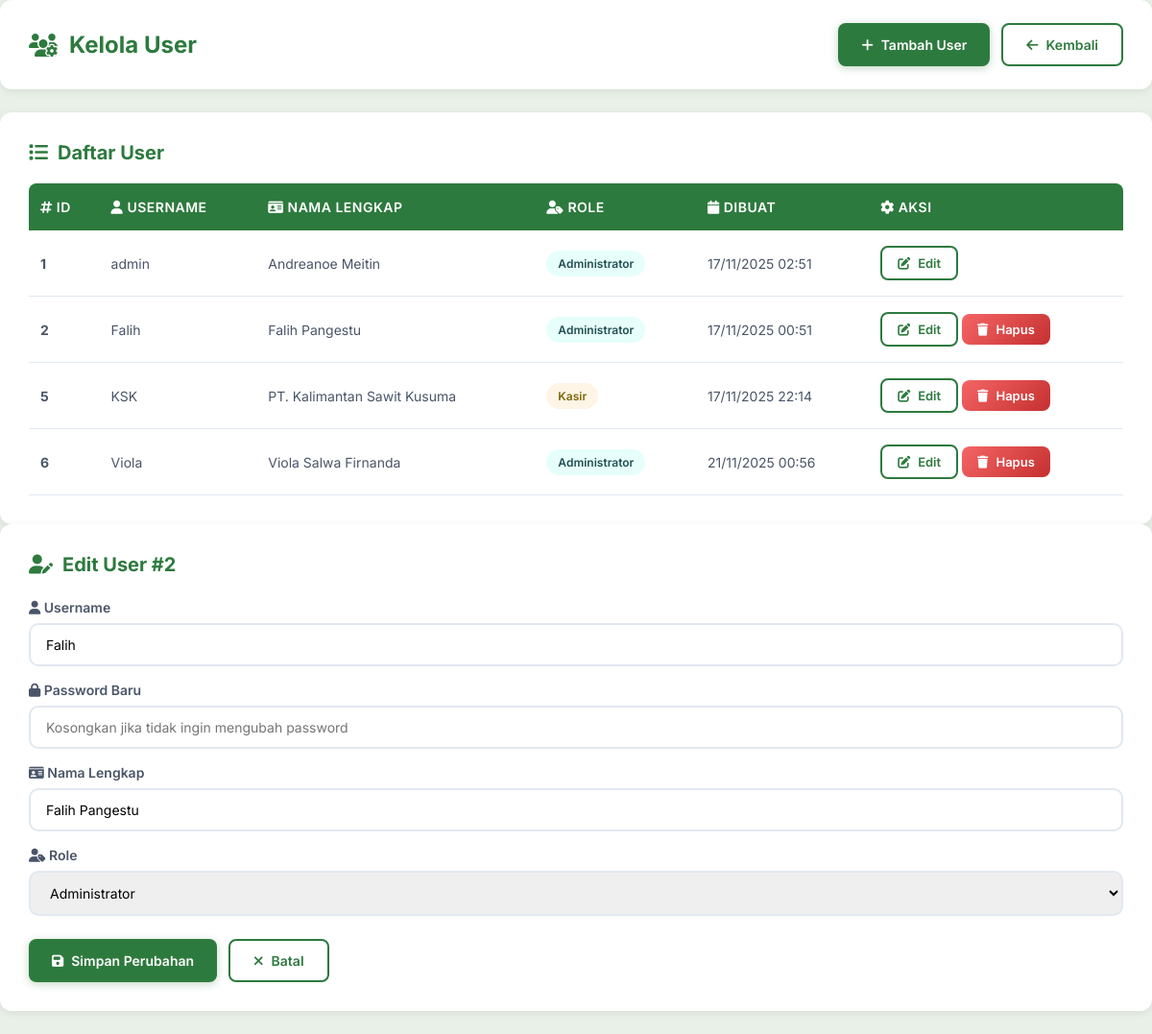
The app's page /kelola_user.php?action=edit&id=2 (signed in) with its own data.
### tables this page shows
CREATE TABLE `users` (
  `id` int(11) NOT NULL,
  `username` varchar(50) NOT NULL,
  `password` varchar(255) NOT NULL,
  `nama_lengkap` varchar(100) NOT NULL,
  `role` enum('Kasir','Administrator') NOT NULL,
  `created_at` timestamp NOT NULL DEFAULT current_timestamp()
);

### kelola_user.php (the view, shortened to what this page needs)
<?php
require_once 'config/conn_db.php';
$current_user_id = $_SESSION['user_id'];
$action = $_GET['action'] ?? '';
$users = mysqli_query($conn, "SELECT id, username, nama_lengkap, role, created_at FROM users ORDER BY id ASC");
?>
<!DOCTYPE html>
<html lang="id">
<head>
    <link rel="stylesheet" href="https://cdnjs.cloudflare.com/ajax/libs/font-awesome/6.4.0/css/all.min.css">
</head>
<body>
    <div class="container">
        <div class="header">
            <h2><i class="fas fa-users-cog"></i> Kelola User</h2>
            <div class="page-actions">
                <button id="btnShowAdd" class="btn btn-primary">
                    <i class="fas fa-plus"></i> Tambah User
                </button>
                <a href="dashboard.php" class="btn btn-outline">
                    <i class="fas fa-arrow-left"></i> Kembali
                </a>
            </div>
        </div>
        <div class="table-wrap">
            <h3><i class="fas fa-list"></i> Daftar User</h3>
            <table>
                <thead>
                    <tr>
                        <th><i class="fas fa-hashtag"></i> ID</th>
                        <th><i class="fas fa-user"></i> Username</th>
                        <th><i class="fas fa-id-card"></i> Nama Lengkap</th>
                        <th><i class="fas fa-user-tag"></i> Role</th>
                        <th><i class="fas fa-calendar"></i> Dibuat</th>
                        <th><i class="fas fa-cog"></i> Aksi</th>
                    </tr>
                </thead>
                <tbody>
                    <?php while ($u = mysqli_fetch_assoc($users)): ?>
                    <tr>
                        <td><strong><?= $u['id'] ?></strong></td>
                        <td><?= htmlspecialchars($u['username']) ?></td>
                        <td><?= htmlspecialchars($u['nama_lengkap']) ?></td>
                        <td>
                            <span class="badge <?= stripos($u['role'], 'admin') !== false ? 'badge-admin' : 'badge-kasir' ?>">
                                <?= htmlspecialchars($u['role']) ?>
                            </span>
                        </td>
                        <td><?= date('d/m/Y H:i', strtotime($u['created_at'])) ?></td>
                        <td>
                            <a class="btn btn-outline btn-sm" href="kelola_user.php?action=edit&id=<?= $u['id'] ?>">
                                <i class="fas fa-edit"></i> Edit
                            </a>
                            <?php if ($u['id'] != $current_user_id): ?>
                                    <a class="btn btn-danger btn-sm btn-delete" href="#" data-id="<?= $u['id'] ?>" data-username="<?php echo htmlspecialchars($u['username'], ENT_QUOTES); ?>">
                                        <i class="fas fa-trash"></i> Hapus
                                    </a>
                                <?php endif; ?>
                        </td>
                    </tr>
                    <?php endwhile; ?>
                </tbody>
            </table>
        </div>
        <?php
        if ($action === 'edit' && isset($_GET['id'])):
            $id = intval($_GET['id']);
            $res = mysqli_query($conn, "SELECT id, username, nama_lengkap, role FROM users WHERE id='$id' LIMIT 1");
            $ed = mysqli_fetch_assoc($res);
        ?>
        <div class="form-box">
            <h3><i class="fas fa-user-edit"></i> Edit User #<?= $ed['id'] ?></h3>
            <form method="post">
                <label><i class="fas fa-user"></i> Username</label>
                <input type="text" name="username" value="<?= htmlspecialchars($ed['username']) ?>" required>
                <label><i class="fas fa-lock"></i> Password Baru</label>
                <input type="password" name="password" placeholder="Kosongkan jika tidak ingin mengubah password">
                <label><i class="fas fa-id-card"></i> Nama Lengkap</label>
                <input type="text" name="nama_lengkap" value="<?= htmlspecialchars($ed['nama_lengkap']) ?>">
                <label><i class="fas fa-user-tag"></i> Role</label>
                <select name="role" required>
                    <option value="Administrator" <?= $ed['role'] === 'Administrator' ? 'selected' : '' ?>>Administrator</option>
                </select>
                <div class="form-actions">
                    <button class="btn btn-primary" type="submit">
                        <i class="fas fa-save"></i> Simpan Perubahan
                    </button>
                    <a class="btn btn-outline" href="kelola_user.php">
                        <i class="fas fa-times"></i> Batal
                    </a>
                </div>
            </form>
        </div>
        <?php endif; ?>
    </div>
</body>
</html>

### kelola_user.php (style rules this page uses)
* { margin: 0; padding: 0; box-sizing: border-box; }
body { font-family: 'Inter', sans-serif; background: #e8f0e8; min-height: 100vh; padding: 0; margin: 0; }
.container { max-width: 100%; margin: 0; padding: 0; }
.header { background: white; padding: 24px 30px; border-radius: 12px; margin-bottom: 24px; box-shadow: 0 2px 8px rgba(0, 0, 0, 0.08); display: flex; justify-content: space-between; align-items: center; flex-wrap: wrap; gap: 16px; }
.header h2 { color: #2d7a3e; font-size: 24px; font-weight: 700; display: flex; align-items: center; gap: 12px; }
.header h2 i { color: #2d7a3e; }
.page-actions { display: flex; gap: 12px; flex-wrap: wrap; }
.btn { padding: 12px 24px; border-radius: 8px; cursor: pointer; border: none; font-size: 14px; font-weight: 600; transition: all 0.3s ease; display: inline-flex; align-items: center; gap: 8px; text-decoration: none; font-family: 'Inter', sans-serif; }
.btn-primary { background: #2d7a3e; color: white; box-shadow: 0 2px 8px rgba(45, 122, 62, 0.3); }
.btn-outline { background: white; border: 2px solid #2d7a3e; color: #2d7a3e; }
.btn-danger { background: linear-gradient(135deg, #f56565 0%, #c53030 100%); color: white; }
.btn-sm { font-size: 13px; padding: 8px 16px; }
.form-box { background: white; padding: 30px; border-radius: 12px; margin-bottom: 24px; box-shadow: 0 2px 8px rgba(0, 0, 0, 0.08); animation: fadeIn 0.3s ease; }
.form-box h3 { color: #2d7a3e; font-size: 20px; font-weight: 700; margin-bottom: 24px; display: flex; align-items: center; gap: 10px; }
.form-box h3 i { color: #2d7a3e; }
.form-box label { display: block; color: #4a5568; font-weight: 600; margin-bottom: 8px; margin-top: 16px; font-size: 14px; }
.form-box input, .form-box select { width: 100%; padding: 12px 16px; border: 2px solid #e2e8f0; border-radius: 10px; font-size: 14px; transition: all 0.3s ease; font-family: 'Inter', sans-serif; }
.form-actions { margin-top: 24px; display: flex; gap: 12px; flex-wrap: wrap; }
.table-wrap { background: white; padding: 30px; border-radius: 12px; box-shadow: 0 2px 8px rgba(0, 0, 0, 0.08); overflow-x: auto; }
.table-wrap h3 { color: #2d7a3e; font-size: 20px; font-weight: 700; margin-bottom: 20px; display: flex; align-items: center; gap: 10px; }
.table-wrap h3 i { color: #2d7a3e; }
table { width: 100%; border-collapse: collapse; min-width: 800px; }
thead th { background: #2d7a3e; color: white; padding: 16px 12px; text-align: left; font-weight: 600; font-size: 14px; text-transform: uppercase; letter-spacing: 0.5px; }
thead th:first-child { border-radius: 8px 0 0 0; }
thead th:last-child { border-radius: 0 8px 0 0; }
tbody tr { border-bottom: 1px solid #e2e8f0; transition: all 0.3s ease; }
tbody td { padding: 16px 12px; color: #4a5568; font-size: 14px; }
.badge { display: inline-block; padding: 6px 12px; border-radius: 20px; font-size: 12px; font-weight: 600; text-transform: capitalize; }
.badge-admin { background: #e6fffa; color: #234e52; }
.badge-kasir { background: #fef5e7; color: #7d6608; }

### records on screen
users: id "1", username "admin", nama_lengkap "Andreanoe Meitin", role "Administrator", created_at "17/11/2025 02:51"
users: id "2", username "Falih", nama_lengkap "Falih Pangestu", role "Administrator", created_at "17/11/2025 00:51"
users: id "5", username "KSK", nama_lengkap "PT. Kalimantan Sawit Kusuma", role "Kasir", created_at "17/11/2025 22:14"
users: id "6", username "Viola", nama_lengkap "Viola Salwa Firnanda", role "Administrator", created_at "21/11/2025 00:56"
